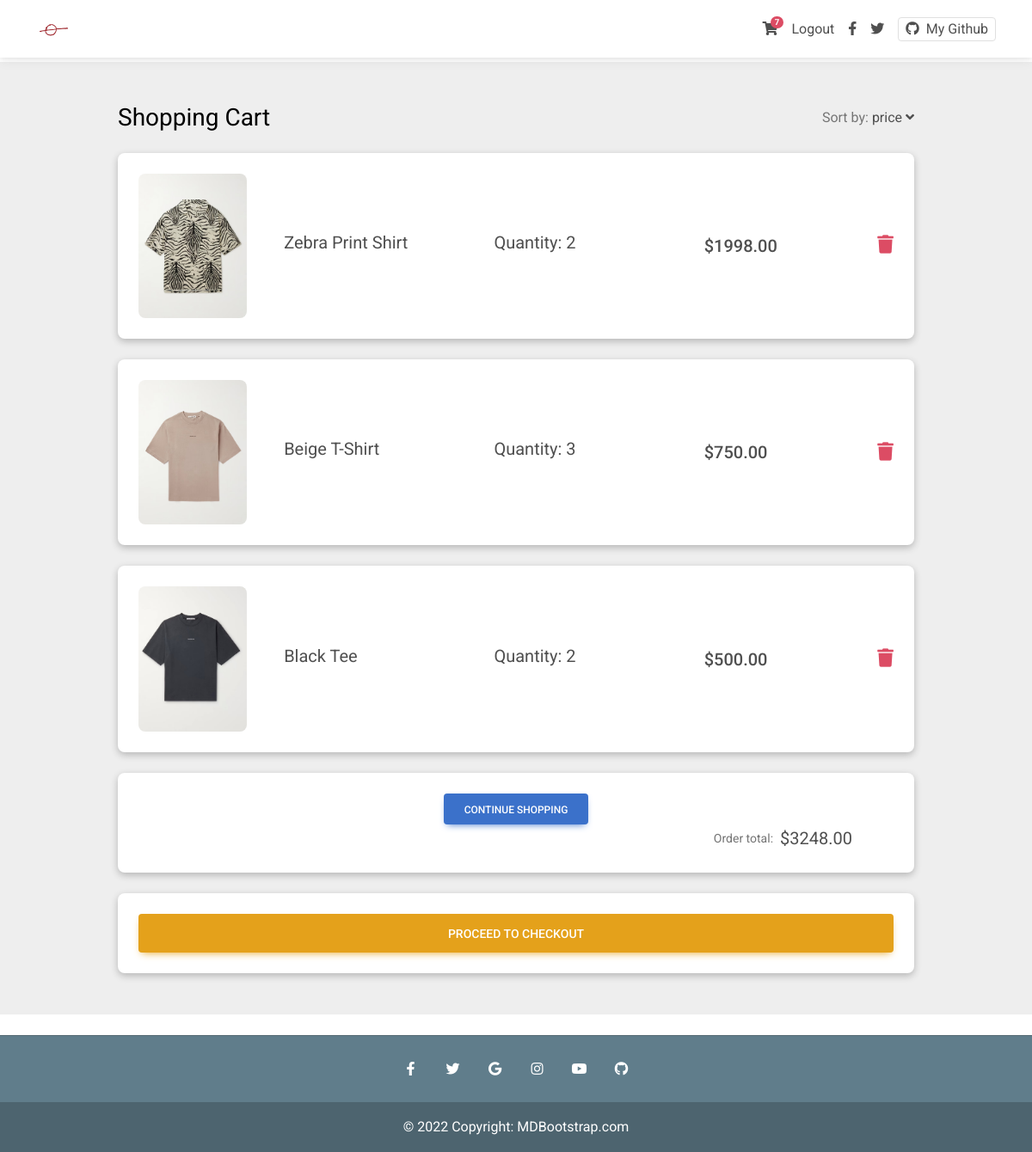
Page /summary/3/ (signed in) on the committed database.
### myapp/models.py (models this page shows, shortened)
class Order(models.Model):
    user = models.ForeignKey(settings.AUTH_USER_MODEL,
                             on_delete=models.CASCADE)
    ordered = models.BooleanField(default=False)
    items = models.ManyToManyField(OrderItem)
    start_date = models.DateTimeField(auto_now_add=True)
    ordered_date = models.DateTimeField(auto_now_add=True)
    def get_total(self):
        total = 0
        for item in self.items.all():
            if item.item.discount:
                total += item.get_discount_price()
            else:
                total += item.total_price_calc()
        return total
    def get_quantity(self):
        count = 0
        for item in self.items.all():
                count += item.quantity
        return count

class OrderItem(models.Model):
    user = models.ForeignKey(settings.AUTH_USER_MODEL,
                             on_delete=models.CASCADE)
    item = models.ForeignKey(Item, on_delete=models.CASCADE)
    quantity = models.IntegerField(default=1)
    ordered = models.BooleanField(default=False)
    def total_price_calc(self):
        return self.quantity*self.item.price

class Item(models.Model):
    title = models.CharField(max_length=100)
    price = models.DecimalField(decimal_places=2, max_digits=10)
    discount = models.DecimalField(
        decimal_places=2, max_digits=10, null=True, blank=True)
    category = models.CharField(choices=CATEGORY_CHOICES, max_length=2)
    label = models.CharField(choices=LABEL_CHOICES, max_length=1)
    slug = models.SlugField()
    description = models.TextField()
    file_name = models.CharField(max_length=50)

### myapp/views.py (the view)
# urls.py: path('summary/<pk>/', views.OrderView.as_view(), name='summary'),
class OrderView(DetailView):
    model = Order
    template_name = 'summary.html'

### myapp/templatetags/cart_count.py (called while the page is built)
@register.filter
def item_count(user):
    if user.is_authenticated:
        order_qs = Order.objects.filter(user=user, ordered=False)
        if order_qs.exists():
            order = order_qs[0]
            return order.get_quantity()
    return 0

@register.filter
def order_pk(user):
    if user.is_authenticated:
        order_qs = Order.objects.filter(user=user, ordered=False)
        if order_qs.exists():
            order = order_qs[0]
            return order.id
    return 0

### templates/summary.html
{% extends "index.html" %} {% load static %}
{% block content %}
<section class="h-100" style="background-color: #eee;">
    <div class="container h-100 py-5">
      <div class="row d-flex justify-content-center align-items-center h-100">
        <div class="col-10">
          <div class="d-flex justify-content-between align-items-center mb-4">
            <h3 class="fw-normal mb-0 text-black">Shopping Cart</h3>
            <div>
              <p class="mb-0"><span class="text-muted">Sort by:</span> <a href="#!" class="text-body">price <i
                    class="fas fa-angle-down mt-1"></i></a></p>
            </div>
          </div>
          {% for obj in object.items.all %}
          <div class="card rounded-3 mb-4">
            <div class="card-body p-4">
              <div class="row d-flex justify-content-between align-items-center">
                <div class="col-md-2 col-lg-2 col-xl-2">
                <img
                  src="{% static obj.item.file_name %}"
                  class="img-fluid rounded-3" alt="{{ obj.item.slug }}">
                </div>
                <div class="col-md-3 col-lg-3 col-xl-3">
                  <p class="lead fw-normal mb-2">{{ obj.item.title }}</p>
                </div>
                <div class="col-md-3 col-lg-3 col-xl-2 d-flex">
                  <p class="lead fw-normal mb-2">Quantity: {{ obj.quantity }}</p>
                </div>
                <div class="col-md-3 col-lg-2 col-xl-2 offset-lg-1">
                  {% if obj.item.discount %}
                  <h5 class="mb-0">${{ obj.get_discount_price }}</h5>
                  {% else %}
                  <h5 class="mb-0">${{ obj.total_price_calc }}</h5>
                  {% endif %}
                </div>
                <div class="col-md-1 col-lg-1 col-xl-1 text-end">
                  <a href="{% url 'myapp:remove-from-cart' obj.item.slug %}" class="text-danger"><i class="fas fa-trash fa-lg"></i></a>
                </div>
              </div>
            </div>
          </div>
          {% endfor %}
          <div class="card mb-4">
            <div class="card-body p-4">
                <div class="col-md-12 text-center">
                  <a href="{% url 'myapp:home' %}" class="btn btn-primary">Continue Shopping</a>
                </div>
                <div class="float-end">
                <p class="mb-0 me-5 d-flex align-items-center">
                    <span class="small text-muted me-2">Order total:</span> <span class="lead fw-normal">${{ object.get_total }}</span>
                </p>
                </div>
            </div>
          </div>
          <div class="card">
            <div class="card-body">
              <a class="btn btn-warning btn-block btn-lg" href="{% url 'myapp:checkout' object.id %}">Proceed to Checkout</a>
            </div>
          </div>
        </div>
      </div>
    </div>
  </section>
{% endblock content %}

### templates/index.html (shortened to what this page needs)
{% load static %}
{% load cart_count %}
<!DOCTYPE html>
<html lang="en">
  <head>
    <link
      rel="stylesheet"
      href="https://use.fontawesome.com/releases/v5.11.2/css/all.css"
    />
    <link rel="stylesheet" href="{% static 'css/mdb.min.css' %}" />
    <link rel="stylesheet" href="{% static 'css/style.css' %}" />
  </head>
  <body>
    <nav class="navbar fixed-top navbar-expand-lg navbar-light bg-white">
      <div class="container">
        <div class="collapse navbar-collapse" id="navbarSupportedContent1">
          <a class="navbar-brand mt-2 mt-sm-0" href="{% url 'myapp:home' %}">
            <img
              src="{% static 'img/isolate.jpg' %}"
              height="40"
              width="40"
              alt="Isolate Logo"
              loading="lazy"
            />
          </a>
        </div>
        <div class="d-flex align-items-center">
          {% if request.user.is_authenticated %}
          <a class="nav-link me-3" href="{% url 'myapp:summary' request.user|order_pk %}">
            <i class="fas fa-shopping-cart"></i>
            <span class="badge rounded-pill badge-notification bg-danger">{{ request.user|item_count }}</span>
          </a>
          <a class="nav-link me-3" href="{% url 'account_logout' %}" role="button">Logout
          </a>
          {% else %}
          <a class="nav-link me-3" href="{% url 'account_login' %}" role="button">Login
          </a>
          <a class="nav-link me-3" href="{% url 'account_signup' %}" role="button">Sign Up
          </a>
          {% endif %}
          <a class="nav-link me-3" href="#">
            <i class="fab fa-facebook-f"></i>
          </a>
          <a class="nav-link me-3" href="#">
            <i class="fab fa-twitter"></i>
          </a>
          <a
            href="https://github.com/dcueva7"
            class="border rounded px-2 nav-link"
            target="_blank"
          >
            <i class="fab fa-github me-2"></i>My Github
          </a>
        </div>
      </div>
    </nav>
    <div class="mt-5 pt-4">
    </div>
    {% block content %}{% endblock content %}
    <footer
      class="text-center text-white mt-4"
      style="background-color: #607d8b"
    >
      <hr class="text-dark" />
      <div class="container">
        <section class="mb-3">
          <a
            class="btn-link btn-floating btn-lg text-white"
            href="#!"
            role="button"
            data-mdb-ripple-color="dark"
            ><i class="fab fa-facebook-f"></i
          ></a>
          <a
            class="btn-link btn-floating btn-lg text-white"
            href="#!"
            role="button"
            data-mdb-ripple-color="dark"
            ><i class="fab fa-twitter"></i
          ></a>
          <a
            class="btn-link btn-floating btn-lg text-white"
            href="#!"
            role="button"
            data-mdb-ripple-color="dark"
            ><i class="fab fa-google"></i
          ></a>
          <a
            class="btn-link btn-floating btn-lg text-white"
            href="#!"
            role="button"
            data-mdb-ripple-color="dark"
            ><i class="fab fa-instagram"></i
          ></a>
          <a
            class="btn-link btn-floating btn-lg text-white"
            href="#!"
            role="button"
            data-mdb-ripple-color="dark"
            ><i class="fab fa-youtube"></i
          ></a>
          <a
            class="btn-link btn-floating btn-lg text-white"
            href="https://github.com/dcueva7"
            role="button"
            data-mdb-ripple-color="dark"
            ><i class="fab fa-github"></i
          ></a>
        </section>
      </div>
      <div
        class="text-center p-3"
        style="background-color: rgba(0, 0, 0, 0.2); text-color: #e0e0e0"
      >
        © 2022 Copyright:
        <a class="text-white" href="https://mdbootstrap.com/"
          >MDBootstrap.com</a
        >
      </div>
    </footer>
  </body>
</html>

### static/css/style.css (style rules this page uses)
.card { box-shadow: rgba(0, 0, 0, 0.24) 0px 3px 8px; }

### rows in the picture
OrderItem: item.file_name (picture), item "Zebra Print Shirt", quantity "2", total_price_calc "1998.00"
OrderItem: item.file_name (picture), item "Beige T-Shirt", quantity "3", total_price_calc "750.00"
OrderItem: item.file_name (picture), item "Black Tee", quantity "2", total_price_calc "500.00"
Order: get_total "3248.00"

### other values in the picture
{{ request.user|item_count }} "7"
